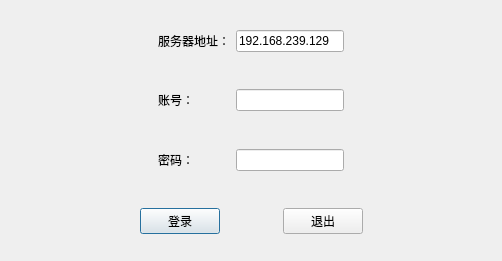
<?xml version="1.0" encoding="UTF-8"?>
<ui version="4.0">
 <class>LoginDialog</class>
 <widget class="QDialog" name="LoginDialog">
  <property name="geometry">
   <rect>
    <x>0</x>
    <y>0</y>
    <width>502</width>
    <height>261</height>
   </rect>
  </property>
  <property name="windowTitle">
   <string>Dialog</string>
  </property>
  <widget class="QWidget" name="widget" native="true">
   <property name="geometry">
    <rect>
     <x>100</x>
     <y>30</y>
     <width>301</width>
     <height>141</height>
    </rect>
   </property>
   <layout class="QGridLayout" name="gridLayout">
    <item row="2" column="1">
     <widget class="QLabel" name="label">
      <property name="text">
       <string>账号：</string>
      </property>
     </widget>
    </item>
    <item row="2" column="2">
     <widget class="QLineEdit" name="lineEdit_UserID"/>
    </item>
    <item row="4" column="2">
     <widget class="QLineEdit" name="lineEdit_Password">
      <property name="echoMode">
       <enum>QLineEdit::Password</enum>
      </property>
     </widget>
    </item>
    <item row="3" column="1">
     <spacer name="verticalSpacer_2">
      <property name="orientation">
       <enum>Qt::Vertical</enum>
      </property>
      <property name="sizeHint" stdset="0">
       <size>
        <width>20</width>
        <height>40</height>
       </size>
      </property>
     </spacer>
    </item>
    <item row="1" column="1">
     <spacer name="verticalSpacer">
      <property name="orientation">
       <enum>Qt::Vertical</enum>
      </property>
      <property name="sizeHint" stdset="0">
       <size>
        <width>20</width>
        <height>40</height>
       </size>
      </property>
     </spacer>
    </item>
    <item row="2" column="3">
     <spacer name="horizontalSpacer_2">
      <property name="orientation">
       <enum>Qt::Horizontal</enum>
      </property>
      <property name="sizeHint" stdset="0">
       <size>
        <width>40</width>
        <height>20</height>
       </size>
      </property>
     </spacer>
    </item>
    <item row="4" column="1">
     <widget class="QLabel" name="label_2">
      <property name="text">
       <string>密码：</string>
      </property>
     </widget>
    </item>
    <item row="2" column="0">
     <spacer name="horizontalSpacer">
      <property name="orientation">
       <enum>Qt::Horizontal</enum>
      </property>
      <property name="sizeHint" stdset="0">
       <size>
        <width>40</width>
        <height>20</height>
       </size>
      </property>
     </spacer>
    </item>
    <item row="0" column="1">
     <widget class="QLabel" name="label_3">
      <property name="text">
       <string>服务器地址：</string>
      </property>
     </widget>
    </item>
    <item row="0" column="2">
     <widget class="QLineEdit" name="lineEdit_ServerIp">
      <property name="text">
       <string>192.168.239.129</string>
      </property>
     </widget>
    </item>
   </layout>
  </widget>
  <widget class="QWidget" name="widget_2" native="true">
   <property name="geometry">
    <rect>
     <x>140</x>
     <y>200</y>
     <width>223</width>
     <height>42</height>
    </rect>
   </property>
   <layout class="QGridLayout" name="gridLayout_2">
    <item row="0" column="0">
     <widget class="QPushButton" name="pushButton">
      <property name="text">
       <string>登录</string>
      </property>
     </widget>
    </item>
    <item row="0" column="1">
     <spacer name="horizontalSpacer_3">
      <property name="orientation">
       <enum>Qt::Horizontal</enum>
      </property>
      <property name="sizeHint" stdset="0">
       <size>
        <width>40</width>
        <height>20</height>
       </size>
      </property>
     </spacer>
    </item>
    <item row="0" column="2">
     <widget class="QPushButton" name="pushButton_2">
      <property name="text">
       <string>退出</string>
      </property>
     </widget>
    </item>
   </layout>
  </widget>
 </widget>
 <resources/>
 <connections/>
</ui>
